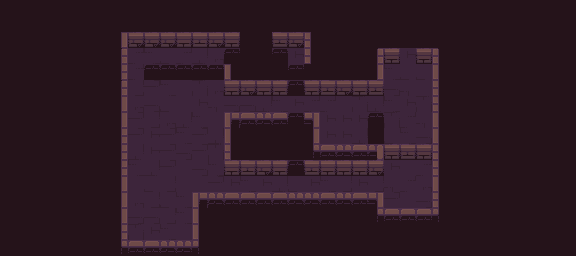

Rendered tile map (Tiled .tmx) drawn with the repository's tilesets; below, a short description and the full map source, tile grids included:
An orthogonal 36x16 tile map with 16x16 px tiles, 2 tile layers (map, scatter) and 12 objects.

<map version="1.5" tiledversion="1.7.2" orientation="orthogonal" renderorder="right-down" width="36" height="16" tilewidth="16" tileheight="16" infinite="0" nextlayerid="4" nextobjectid="33">
 <editorsettings>
  <export target="../game/src/maps/pipework.lua" format="lua" />
 </editorsettings>
 <tileset firstgid="1" source="tileset/dungeon-tileset.tsx" />
 <layer id="1" name="map" width="36" height="16">
  <data encoding="csv">
79,79,79,79,79,79,79,79,79,79,79,79,79,79,79,79,79,79,79,79,79,79,79,79,79,79,79,79,79,79,79,79,79,79,79,79,
79,79,79,79,79,79,79,79,79,79,79,79,79,79,79,79,79,79,79,79,79,79,79,79,79,79,79,79,79,79,79,79,79,79,79,79,
79,79,79,79,79,79,79,11,4,4,4,2,3,4,2,79,79,3,4,26,79,79,79,79,79,79,79,79,79,79,79,79,79,79,79,79,
79,79,79,79,79,79,79,1,7,10,20,7,8,27,101,79,79,101,18,26,79,79,79,1,2,18,5,6,79,79,79,79,79,79,79,79,
79,79,79,79,79,79,79,21,7,101,101,101,101,101,36,79,79,79,101,79,79,79,79,11,10,20,20,16,79,79,79,79,79,79,79,79,
79,79,79,79,79,79,79,1,17,28,10,19,29,27,2,4,2,2,101,2,3,4,2,3,9,30,19,26,79,79,79,79,79,79,79,79,
79,79,79,79,79,79,79,31,27,9,20,19,18,30,9,9,8,10,18,7,7,19,29,8,10,18,29,26,79,79,79,79,79,79,79,79,
79,79,79,79,79,79,79,31,28,17,27,8,10,19,51,45,44,42,101,54,18,18,18,101,29,7,30,36,79,79,79,79,79,79,79,79,
79,79,79,79,79,79,79,21,28,18,28,10,28,8,16,79,79,79,79,11,18,18,8,79,20,10,9,16,79,79,79,79,79,79,79,79,
79,79,79,79,79,79,79,21,8,18,28,9,28,29,26,79,79,79,79,41,42,44,45,56,2,3,2,26,79,79,79,79,79,79,79,79,
79,79,79,79,79,79,79,21,10,8,28,19,9,10,2,3,4,2,101,3,2,2,2,4,18,19,7,26,79,79,79,79,79,79,79,79,
79,79,79,79,79,79,79,31,19,20,17,19,19,28,18,10,18,8,20,18,10,17,18,17,30,7,27,16,79,79,79,79,79,79,79,79,
79,79,79,79,79,79,79,31,27,17,20,10,51,44,45,45,45,45,44,43,42,44,42,54,28,19,9,26,79,79,79,79,79,79,79,79,
79,79,79,79,79,79,79,11,9,9,17,10,16,79,79,79,79,79,79,79,79,79,79,41,42,42,42,46,79,79,79,79,79,79,79,79,
79,79,79,79,79,79,79,21,29,18,10,19,16,79,79,79,79,79,79,79,79,79,79,79,79,79,79,79,79,79,79,79,79,79,79,79,
79,79,79,79,79,79,79,41,45,42,43,44,46,79,79,79,79,79,79,79,79,79,79,79,79,79,79,79,79,79,79,79,79,79,79,79
</data>
 </layer>
 <layer id="3" name="scatter" width="36" height="16" locked="1">
  <data encoding="csv">
0,0,0,0,0,0,0,0,0,0,0,0,0,0,0,0,0,0,0,0,0,0,0,0,0,0,0,0,0,0,0,0,0,0,0,0,
0,0,0,0,0,0,0,0,0,0,0,0,0,0,0,0,0,0,0,0,0,0,0,0,0,0,0,0,0,0,0,0,0,0,0,0,
0,0,0,0,0,0,0,0,0,0,0,0,0,0,0,0,0,0,0,0,0,0,0,0,0,0,0,0,0,0,0,0,0,0,0,0,
0,0,0,0,0,0,0,0,0,0,0,0,0,0,0,0,0,0,0,0,0,0,0,0,0,0,0,0,0,0,0,0,0,0,0,0,
0,0,0,0,0,0,0,0,0,0,0,0,0,0,0,0,0,0,0,0,0,0,0,0,0,0,0,0,0,0,0,0,0,0,0,0,
0,0,0,0,0,0,0,0,0,0,0,0,0,0,0,0,0,0,0,0,0,0,0,0,0,0,0,0,0,0,0,0,0,0,0,0,
0,0,0,0,0,0,0,0,0,0,0,0,0,0,0,0,0,0,0,0,0,0,0,0,0,0,0,0,0,0,0,0,0,0,0,0,
0,0,0,0,0,0,0,0,0,0,0,0,0,0,0,0,0,0,0,0,0,0,0,0,0,0,0,0,0,0,0,0,0,0,0,0,
0,0,0,0,0,0,0,0,0,0,0,0,0,0,0,0,0,0,0,0,0,0,0,0,0,0,0,0,0,0,0,0,0,0,0,0,
0,0,0,0,0,0,0,0,0,0,0,0,0,0,0,0,0,0,0,0,0,0,0,0,0,0,0,0,0,0,0,0,0,0,0,0,
0,0,0,0,0,0,0,0,0,0,0,0,0,0,0,0,0,0,0,0,0,0,0,0,0,0,0,0,0,0,0,0,0,0,0,0,
0,0,0,0,0,0,0,0,0,0,0,0,0,0,0,0,0,0,0,0,0,0,0,0,0,0,0,0,0,0,0,0,0,0,0,0,
0,0,0,0,0,0,0,0,0,0,0,0,0,0,0,0,0,0,0,0,0,0,0,0,0,0,0,0,0,0,0,0,0,0,0,0,
0,0,0,0,0,0,0,0,0,0,0,0,0,0,0,0,0,0,0,0,0,0,0,0,0,0,0,0,0,0,0,0,0,0,0,0,
0,0,0,0,0,0,0,0,0,0,0,0,0,0,0,0,0,0,0,0,0,0,0,0,0,0,0,0,0,0,0,0,0,0,0,0,
0,0,0,0,0,0,0,0,0,0,0,0,0,0,0,0,0,0,0,0,0,0,0,0,0,0,0,0,0,0,0,0,0,0,0,0
</data>
 </layer>
 <objectgroup id="2" name="entities">
  <object id="7" template="templates/PlayerStart.tx" x="144" y="208" />
  <object id="13" template="templates/Light.tx" x="176" y="192" />
  <object id="18" template="templates/MovableMirror_DL.tx" x="288" y="48" />
  <object id="19" template="templates/BLUE/PressurePlate-BLUE.tx" x="288" y="176" />
  <object id="20" template="templates/Tomb-GoldenKey.tx" x="400" y="176" />
  <object id="21" template="templates/BLUE/Gate-BLUE.tx" x="368" y="96" />
  <object id="22" template="templates/ExitDoor.tx" x="400" y="48" />
  <object id="24" template="templates/MovableMirror_DR.tx" x="160" y="128" />
  <object id="26" template="templates/MovableMirror_DL.tx" x="144" y="160" />
  <object id="27" template="templates/MovableMirror_UR.tx" x="160" y="208" />
  <object id="28" template="templates/Coffee.tx" x="176" y="192" />
  <object id="29" template="templates/BLUE/PressurePlate-BLUE.tx" x="288" y="96" />
 </objectgroup>
</map>